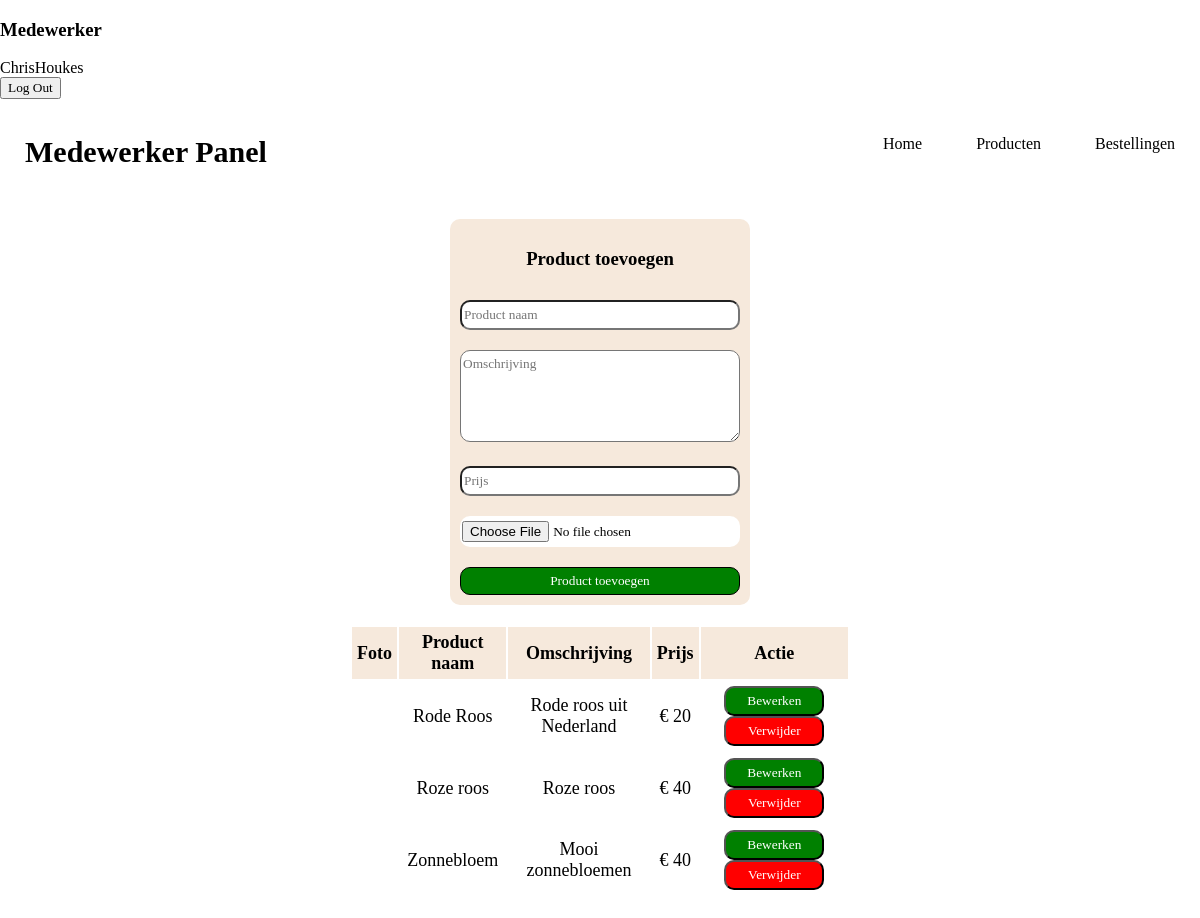
The page /medewerker/adminproducten.php (signed in) on the database its author committed.
### tables this page shows
CREATE TABLE IF NOT EXISTS `artikel` (
  `idartikel` int(11) NOT NULL AUTO_INCREMENT,
  `naam` varchar(45) NOT NULL,
  `omschrijving` varchar(254) NOT NULL,
  `prijs` int(11) NOT NULL,
  `foto` varchar(254) NOT NULL,
  PRIMARY KEY (`idartikel`)
);

### medewerker/adminproducten.php (the view, shortened to what this page needs)
<?php
require '../user/header.php';
include 'dashnav.php';
?>
<div class="container">
    <div class="product-form-container">
        <form action="<?php $_SERVER['PHP_SELF'] ?>" method="POST" enctype="multipart/form-data">
            <h3>Product toevoegen</h3>
            <input type="text" placeholder="Product naam" name="naam" class="box">
            <textarea cols="30" rows="5" placeholder="Omschrijving" name="omschrijving" class="box"></textarea>
            <input type="number"  min="0" placeholder="Prijs" name="prijs" class="box">
            <input type="file" accept="image/jpg, image/jpeg, image/png" name="foto" class="box">
            <input type="submit" class="knop" name="product_toevoegen" value="Product toevoegen">
        </form>
    </div>
        <div class="toon-product">
        <table class="toon-product-table">
            <thead>
                <tr>
                    <th>Foto</th>
                    <th>Product naam</th>
                    <th>Omschrijving</th>
                    <th>Prijs</th>
                    <th colspan="2">Actie</th>
                </tr>
            </thead>
            <?php
                $select_artikel = mysqli_query($conn, "SELECT * FROM artikel");
                if(mysqli_num_rows($select_artikel) > 0)
                {
                  while($row = mysqli_fetch_assoc($select_artikel))
                  {
                    ?>
                        <tr>
                            <td><img src="../img_upload/<?php echo $row['foto']; ?>" height="100" alt=""></td>
                            <td><?php echo $row['naam']; ?></td>
                            <td><?php echo $row['omschrijving']; ?></td>
                            <td>€ <?php echo $row['prijs']; ?></td>
                            <td>
                                <a href="../medewerker/adminproducten_bewerken.php?bewerk=<?php echo $row['idartikel']?>">
                                <button class="bewerken_knop">Bewerken</button></a>
                                <a href="../medewerker/adminproducten.php?verwijder=<?php echo $row['idartikel']?>">
                                <button class="verwijder_knop">Verwijder</button></a>
                            </td>
                        </tr>
                    <?php
                    }
                }
            ?>
        </table>
    </div>
</div>
<?php
include '../user/footer.php';
?>

### css/style.css (style rules this page uses)
* { font-family: Georgia, 'Times New Roman', Times, serif; box-sizing: border-box; }

### css/gegevens_bewerken.css (style rules this page uses)
.container { max-width: 400px; padding: 50px; margin: 0 auto; }
.knop { display: block; width: 100%; cursor: pointer; border-radius: 10px; border: black solid 1px; margin-top: 10px; padding: 5px; background-color: green; color: white; text-align: center; }

### css/adminproducten.css (style rules this page uses)
.container { max-width: 400px; padding: 50px; margin: 0 auto; }
.product-form-container { max-width: 300px; margin: 0 auto; padding: 10px; border-radius: 10px; background-color: #f6e9dc; }
.product-form-container > form > h3 { margin-bottom: 20px; text-align: center; }
.product-form-container > form > .box { width: 100%; border-radius: 10px; padding: 5px 2px; margin: 10px 0px; background-color: white; }
.knop { display: block; width: 100%; cursor: pointer; border-radius: 10px; margin-top: 10px; padding: 5px; background-color: green; color: white; }
.toon-product { margin: 20px -100px; }
.toon-product .toon-product-table { width: 500px; text-align: center; padding: 0px 0px; }
.toon-product > .toon-product-table > thead { background-color: #f6e9dc; }
.toon-product > .toon-product-table th { padding: 5px; font-size: 18px; }
.toon-product > .toon-product-table td { padding: 5px; font-size: 18px; border-bottom: black; }
.bewerken_knop { background-color: green; color: white; border-radius: 10px; width: 100px; padding: 5px; cursor: pointer; }
.verwijder_knop { background-color: red; color: white; border-radius: 10px; width: 100px; padding: 5px; cursor: pointer; }

### css/adminproducten_bewerken.css (style rules this page uses)
.container { max-width: 400px; padding: 50px; margin: 0 auto; }
.product-form-container { max-width: 300px; margin: 0 auto; padding: 10px; border-radius: 10px; background-color: #f6e9dc; }
.product-form-container > form > h3 { margin-bottom: 20px; text-align: center; }
.product-form-container > form > .box { width: 100%; border-radius: 10px; padding: 5px 2px; margin: 10px 0px; background-color: white; }

### css/admingegevens.css (style rules this page uses)
.container { max-width: 400px; padding: 50px; margin: 0 auto; }
.knop { display: block; width: 100%; cursor: pointer; border-radius: 10px; margin-top: 10px; padding: 5px; background-color: green; color: white; }
.bewerken_knop { background-color: green; color: white; border-radius: 10px; width: 100px; padding: 5px; cursor: pointer; }
.verwijder_knop { background-color: red; color: white; border-radius: 10px; width: 100px; padding: 5px; cursor: pointer; }

### css/admingegevens_bewerken.css (style rules this page uses)
.container { max-width: 400px; padding: 50px; margin: 0 auto; }

### css/adminbestellingen.css (style rules this page uses)
body { margin: 0; padding: 0; font-family: Georgia, 'Times New Roman', Times, serif; }

### rows shown on the page
artikel: naam "Rode Roos", omschrijving "Rode roos uit Nederland", prijs "20"
artikel: naam "Roze roos", omschrijving "Roze roos", prijs "40"
artikel: naam "Zonnebloem", omschrijving "Mooi zonnebloemen", prijs "40"

### other values the page prints
$_SESSION['admin_user'] ['admin_naam'] "ChrisHoukes"
